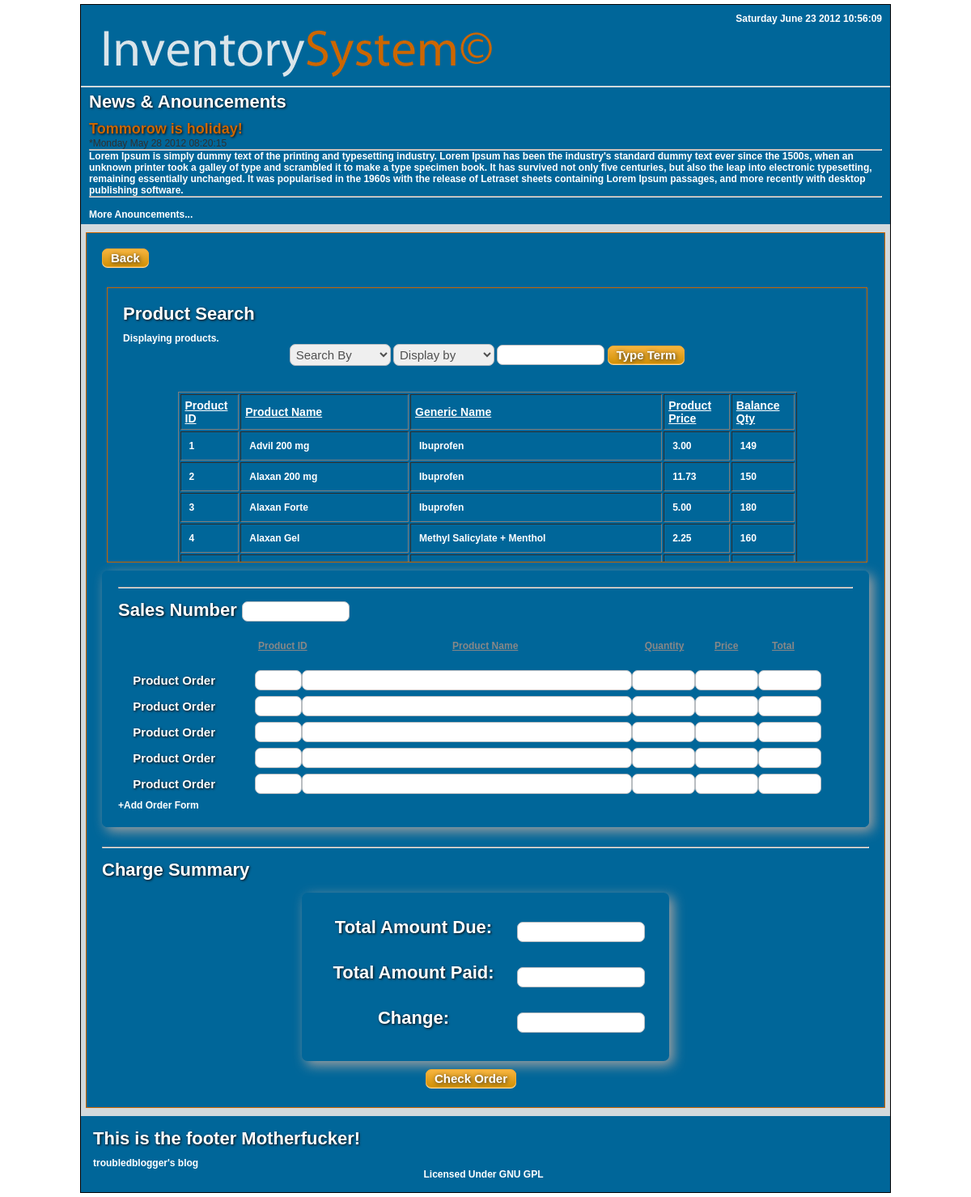
The page /employee/sales.php on the database its author committed.
### tables this page shows
CREATE TABLE IF NOT EXISTS `product_detail` (
  `product_id` int(11) NOT NULL AUTO_INCREMENT,
  `product_name` varchar(255) NOT NULL,
  `product_generic_name` varchar(255) NOT NULL,
  `product_description` text NOT NULL,
  `who_added` varchar(255) NOT NULL,
  `date_added` datetime NOT NULL,
  KEY `product_id` (`product_id`)
);

CREATE TABLE IF NOT EXISTS `product` (
  `product_id` int(11) NOT NULL AUTO_INCREMENT,
  `unit_price` double(5,2) NOT NULL,
  `balance_qty` int(11) NOT NULL,
  PRIMARY KEY (`product_id`)
);

### includes/sales_codes.php (the view, shortened to what this page needs)
<?php
function productAddToSale(){
	$varDisplay = "0";
	$searchBox = "";
if(empty($_GET['formDisplay'])){
		if(empty($_GET['searchBox'])){
	$tempsql = mysql_query("
SELECT p.product_id,
unit_price,
balance_qty,
product_name,
product_generic_name
FROM product AS p
INNER JOIN product_detail AS pd on p.product_id = pd.product_id
ORDER BY product_name ASC
LIMIT 150");
		}
			}
	echo '<h3>Product Search</h3>';
	if(empty($varDisplay) && empty($searchBox)){
		echo 'Displaying products.';
	}else{
		echo "<p>Displaying ".$varDisplay." products.";
		echo "<br/><p>Results for: '".$searchBox."' ";
		}
	productDisplayMenu2();
	echo'
	 <table border="1">
	<tr>
    <th class="theth" scope="col">Product ID</th>
    <th class="theth" scope="col">Product Name</th>
    <th class="theth" scope="col">Generic Name</th>
	<th class="theth" scope="col">Product Price</th>
	<th class="theth" scope="col">Balance Qty</th>
    </tr></br>';
	$count = 0;
	while($row2 = mysql_fetch_array($tempsql)){
		echo "<tr bgcolor='#006699' id='row".$count."' onmouseover='over(".$count.")' onmouseout='out(".$count.")' onClick='addtosale(".$count.")'>";
		echo "<td id='pid".$count."'>".$row2['product_id']."</td>";
		echo "<td id='pname".$count."'>".$row2['product_name']."</td>";
		echo "<td id='gen_name".$count."'>".$row2['product_generic_name']."</td>";
		echo "<td id='price".$count."'>".$row2['unit_price']."</td>";
		echo "<td name='balance[]'>".$row2['balance_qty']."</td>";
		echo '</tr>';
		$count++;
		}
	echo '</table>';
	}
function productDisplayMenu2(){
echo '
<div align="center">
<form class="forms" action="sales.php" method="get" name="productDisplayForm">
	<select class="input" name="formSearchBy">
	<option value="product_name">Search By</option>
  <option value="product_name">Product Name</option>
  <option value="product_generic_name">Generic Name</option>
	</select>
	<select class="input" name="formDisplay">
	<option value="5">Display by</option>
  <option value="5">5</option>
  <option value="10">10</option>
  <option value="15">15</option>
  <option value="100">100</option>
	</select>
	<input class="input" name="searchBox" type="text" value="" size="15" maxlength="20" />
	<a href="#" class="minibutton">Type Term</a>
	</form>
	</div>';
}
?>

### css/main.css (style rules this page uses)
* { margin:0px; padding:0px; list-style-type:none; }
body { text-align:center; font-family:Arial; font-size:12px; color:#303030; }
h3 { margin-bottom:10px; font-size:22px; color:white; text-shadow:1px 1px 3px #080808; }
table { width:100%; text-align:left; }
th { color:#888888; font-weight:bold; text-decoration:underline; }
td { padding:3px 10px; }
a:link { color:white; text-decoration:none; }

### css/forms.css (style rules this page uses)
.input { font-size:15px; padding:5px; border:1px solid #b9bdc1; width:500px; color:#505050; }
table { width:85%; text-align:left; margin:15px auto 0px; margin-bottom:15px; }
td { padding:10px; }

### css/minibutton.css (style rules this page uses)
.minibutton { -moz-box-shadow: 0px 1px 0px 0px #fed897; -webkit-box-shadow: 0px 1px 0px 0px #fed897; box-shadow: 0px 1px 0px 0px #fed897; background:-webkit-gradient( linear, left top, left bottom, color-stop(0.05, #f6b33d), color-stop(1, #d29105) ); background:-moz-linear-gradient( center top, #f6b33d 5%, #d29105 100% ); filter:progid:DXImageTransform.Microsoft.gradient(startColorstr='#f6b33d', endColorstr='#d29105'); background-color:#f6b33d; border:1px solid #eda933; display:inline-block; color:#ffffff; font-family:arial; font-size:15px; font-weight:bold; padding:2px 10px; text-decoration:none; text-shadow: 1px 1px 5px #303030; border-radius:7px; -moz-border-radius:7px; -webkit-border-radius:7px; margin-bottom:5px; }
a:link { color:white; text-decoration:none; }

### css/sales.css (style rules this page uses)
table { text-align:left; margin:15px auto 0px; margin-bottom:15px; }
td { padding:10px; }
th { color:#888888; font-weight:bold; text-decoration:underline; }
.input { font-size:15px; padding:3px; border:1px solid #b9bdc1; width:125px; color:#505050; border-radius:7px; -moz-border-radius:7px; -webkit-border-radius:7px; }
.theth { color:white; font-size:14px; padding:5px; }

### rows shown on the page
product_detail: product_id.product_id "1", product_name "Advil 200 mg", product_generic_name "Ibuprofen", product_id.unit_price "3.00", product_id.balance_qty "149"
product_detail: product_id.product_id "2", product_name "Alaxan 200 mg", product_generic_name "Ibuprofen", product_id.unit_price "11.73", product_id.balance_qty "150"
product_detail: product_id.product_id "3", product_name "Alaxan Forte", product_generic_name "Ibuprofen", product_id.unit_price "5.00", product_id.balance_qty "180"
product_detail: product_id.product_id "4", product_name "Alaxan Gel", product_generic_name "Methyl Salicylate + Menthol", product_id.unit_price "2.25", product_id.balance_qty "160"
